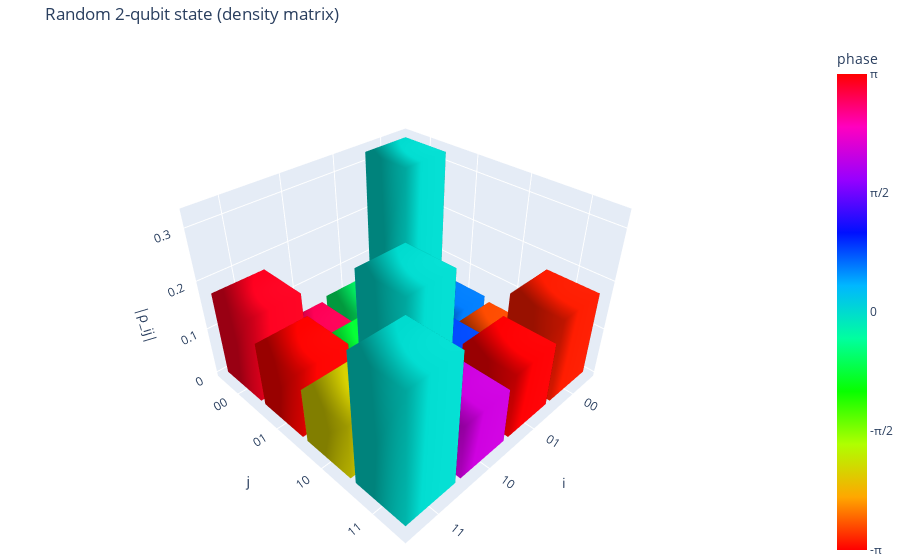

Here is the notebook cell this chart was saved with:
### Markdown cell above
### Visualization helpers
Use the histogram helper below to inspect reconstructed density matrices. Include screenshots or exported HTML for a few representative states in your report.

### Code cell
# Demonstration: random 2-qubit density matrix
dim = 4
A = np.random.randn(dim, dim) + 1j * np.random.randn(dim, dim)
rho = A @ A.conj().T
rho = rho / np.trace(rho)  # normalize

labels = ["00", "01", "10", "11"]
plot_density_matrix_histogram(rho, basis_labels=labels, title="Random 2-qubit state (density matrix)")

### Figure 1 — Plotly figure (JSON) as saved in the notebook; plotly's stock layout.template omitted (floating-point values rounded to 4 significant figures)
{"data": [{"cmax": 3.142, "cmin": -3.142, "colorbar": {"ticktext": ["-π", "-π/2", "0", "π/2", "π"], "tickvals": [-3.142, -1.571, 0, 1.571, 3.142], "title": {"text": "phase "}}, "colorscale": [[0, "#ff0000"], [0.1111, "#ffa700"], [0.2222, "#afff00"], [0.3333, "#08ff00"], [0.4444, "#00ff9f"], [0.5556, "#00b7ff"], [0.6667, "#0010ff"], [0.7778, "#9700ff"], [0.8889, "#ff00bf"], [1, "#ff0000"]], "flatshading": false, "hovertemplate": "i=0, j=0<br>|ρ_ij|=0.324<br>arg(ρ_ij)=0<extra></extra>", "i": [0, 0, 4, 4, 0, 0, 1, 1, 2, 2, 3, 3], "intensity": [0, 0, 0, 0, 0, 0, 0, 0], "j": [1, 2, 5, 6, 1, 5, 2, 6, 3, 7, 0, 4], "k": [2, 3, 6, 7, 5, 4, 6, 5, 7, 6, 4, 7], "lighting": {"ambient": 0.6, "diffuse": 0.7}, "opacity": 1, "showscale": true, "type": "mesh3d", "x": [-0.45, 0.45, 0.45, -0.45, -0.45, 0.45, 0.45, -0.45], "y": [-0.45, -0.45, 0.45, 0.45, -0.45, -0.45, 0.45, 0.45], "z": [0, 0, 0, 0, 0.3238, 0.3238, 0.3238, 0.3238]}, {"cmax": 3.142, "cmin": -3.142, "colorscale": [[0, "#ff0000"], [0.1111, "#ffa700"], [0.2222, "#afff00"], [0.3333, "#08ff00"], [0.4444, "#00ff9f"], [0.5556, "#00b7ff"], [0.6667, "#0010ff"], [0.7778, "#9700ff"], [0.8889, "#ff00bf"], [1, "#ff0000"]], "flatshading": false, "hovertemplate": "i=0, j=1<br>|ρ_ij|=0.053<br>arg(ρ_ij)=3/16π<extra></extra>", "i": [0, 0, 4, 4, 0, 0, 1, 1, 2, 2, 3, 3], "intensity": [0.593, 0.593, 0.593, 0.593, 0.593, 0.593, 0.593, 0.593], "j": [1, 2, 5, 6, 1, 5, 2, 6, 3, 7, 0, 4], "k": [2, 3, 6, 7, 5, 4, 6, 5, 7, 6, 4, 7], "lighting": {"ambient": 0.6, "diffuse": 0.7}, "opacity": 1, "showscale": false, "type": "mesh3d", "x": [-0.45, 0.45, 0.45, -0.45, -0.45, 0.45, 0.45, -0.45], "y": [0.55, 0.55, 1.45, 1.45, 0.55, 0.55, 1.45, 1.45], "z": [0, 0, 0, 0, 0.05298, 0.05298, 0.05298, 0.05298]}, {"cmax": 3.142, "cmin": -3.142, "colorscale": [[0, "#ff0000"], [0.1111, "#ffa700"], [0.2222, "#afff00"], [0.3333, "#08ff00"], [0.4444, "#00ff9f"], [0.5556, "#00b7ff"], [0.6667, "#0010ff"], [0.7778, "#9700ff"], [0.8889, "#ff00bf"], [1, "#ff0000"]], "flatshading": false, "hovertemplate": "i=0, j=2<br>|ρ_ij|=0.044<br>arg(ρ_ij)=-9/10π<extra></extra>", "i": [0, 0, 4, 4, 0, 0, 1, 1, 2, 2, 3, 3], "intensity": [-2.821, -2.821, -2.821, -2.821, -2.821, -2.821, -2.821, -2.821], "j": [1, 2, 5, 6, 1, 5, 2, 6, 3, 7, 0, 4], "k": [2, 3, 6, 7, 5, 4, 6, 5, 7, 6, 4, 7], "lighting": {"ambient": 0.6, "diffuse": 0.7}, "opacity": 1, "showscale": false, "type": "mesh3d", "x": [-0.45, 0.45, 0.45, -0.45, -0.45, 0.45, 0.45, -0.45], "y": [1.55, 1.55, 2.45, 2.45, 1.55, 1.55, 2.45, 2.45], "z": [0, 0, 0, 0, 0.04427, 0.04427, 0.04427, 0.04427]}, {"cmax": 3.142, "cmin": -3.142, "colorscale": [[0, "#ff0000"], [0.1111, "#ffa700"], [0.2222, "#afff00"], [0.3333, "#08ff00"], [0.4444, "#00ff9f"], [0.5556, "#00b7ff"], [0.6667, "#0010ff"], [0.7778, "#9700ff"], [0.8889, "#ff00bf"], [1, "#ff0000"]], "flatshading": false, "hovertemplate": "i=0, j=3<br>|ρ_ij|=0.175<br>arg(ρ_ij)=-15/16π<extra></extra>", "i": [0, 0, 4, 4, 0, 0, 1, 1, 2, 2, 3, 3], "intensity": [-3.015, -3.015, -3.015, -3.015, -3.015, -3.015, -3.015, -3.015], "j": [1, 2, 5, 6, 1, 5, 2, 6, 3, 7, 0, 4], "k": [2, 3, 6, 7, 5, 4, 6, 5, 7, 6, 4, 7], "lighting": {"ambient": 0.6, "diffuse": 0.7}, "opacity": 1, "showscale": false, "type": "mesh3d", "x": [-0.45, 0.45, 0.45, -0.45, -0.45, 0.45, 0.45, -0.45], "y": [2.55, 2.55, 3.45, 3.45, 2.55, 2.55, 3.45, 3.45], "z": [0, 0, 0, 0, 0.1753, 0.1753, 0.1753, 0.1753]}, {"cmax": 3.142, "cmin": -3.142, "colorscale": [[0, "#ff0000"], [0.1111, "#ffa700"], [0.2222, "#afff00"], [0.3333, "#08ff00"], [0.4444, "#00ff9f"], [0.5556, "#00b7ff"], [0.6667, "#0010ff"], [0.7778, "#9700ff"], [0.8889, "#ff00bf"], [1, "#ff0000"]], "flatshading": false, "hovertemplate": "i=1, j=0<br>|ρ_ij|=0.053<br>arg(ρ_ij)=-3/16π<extra></extra>", "i": [0, 0, 4, 4, 0, 0, 1, 1, 2, 2, 3, 3], "intensity": [-0.593, -0.593, -0.593, -0.593, -0.593, -0.593, -0.593, -0.593], "j": [1, 2, 5, 6, 1, 5, 2, 6, 3, 7, 0, 4], "k": [2, 3, 6, 7, 5, 4, 6, 5, 7, 6, 4, 7], "lighting": {"ambient": 0.6, "diffuse": 0.7}, "opacity": 1, "showscale": false, "type": "mesh3d", "x": [0.55, 1.45, 1.45, 0.55, 0.55, 1.45, 1.45, 0.55], "y": [-0.45, -0.45, 0.45, 0.45, -0.45, -0.45, 0.45, 0.45], "z": [0, 0, 0, 0, 0.05298, 0.05298, 0.05298, 0.05298]}, {"cmax": 3.142, "cmin": -3.142, "colorscale": [[0, "#ff0000"], [0.1111, "#ffa700"], [0.2222, "#afff00"], [0.3333, "#08ff00"], [0.4444, "#00ff9f"], [0.5556, "#00b7ff"], [0.6667, "#0010ff"], [0.7778, "#9700ff"], [0.8889, "#ff00bf"], [1, "#ff0000"]], "flatshading": false, "hovertemplate": "i=1, j=1<br>|ρ_ij|=0.136<br>arg(ρ_ij)=0<extra></extra>", "i": [0, 0, 4, 4, 0, 0, 1, 1, 2, 2, 3, 3], "intensity": [0, 0, 0, 0, 0, 0, 0, 0], "j": [1, 2, 5, 6, 1, 5, 2, 6, 3, 7, 0, 4], "k": [2, 3, 6, 7, 5, 4, 6, 5, 7, 6, 4, 7], "lighting": {"ambient": 0.6, "diffuse": 0.7}, "opacity": 1, "showscale": false, "type": "mesh3d", "x": [0.55, 1.45, 1.45, 0.55, 0.55, 1.45, 1.45, 0.55], "y": [0.55, 0.55, 1.45, 1.45, 0.55, 0.55, 1.45, 1.45], "z": [0, 0, 0, 0, 0.136, 0.136, 0.136, 0.136]}, {"cmax": 3.142, "cmin": -3.142, "colorscale": [[0, "#ff0000"], [0.1111, "#ffa700"], [0.2222, "#afff00"], [0.3333, "#08ff00"], [0.4444, "#00ff9f"], [0.5556, "#00b7ff"], [0.6667, "#0010ff"], [0.7778, "#9700ff"], [0.8889, "#ff00bf"], [1, "#ff0000"]], "flatshading": false, "hovertemplate": "i=1, j=2<br>|ρ_ij|=0.072<br>arg(ρ_ij)=1/4π<extra></extra>", "i": [0, 0, 4, 4, 0, 0, 1, 1, 2, 2, 3, 3], "intensity": [0.8092, 0.8092, 0.8092, 0.8092, 0.8092, 0.8092, 0.8092, 0.8092], "j": [1, 2, 5, 6, 1, 5, 2, 6, 3, 7, 0, 4], "k": [2, 3, 6, 7, 5, 4, 6, 5, 7, 6, 4, 7], "lighting": {"ambient": 0.6, "diffuse": 0.7}, "opacity": 1, "showscale": false, "type": "mesh3d", "x": [0.55, 1.45, 1.45, 0.55, 0.55, 1.45, 1.45, 0.55], "y": [1.55, 1.55, 2.45, 2.45, 1.55, 1.55, 2.45, 2.45], "z": [0, 0, 0, 0, 0.07154, 0.07154, 0.07154, 0.07154]}, {"cmax": 3.142, "cmin": -3.142, "colorscale": [[0, "#ff0000"], [0.1111, "#ffa700"], [0.2222, "#afff00"], [0.3333, "#08ff00"], [0.4444, "#00ff9f"], [0.5556, "#00b7ff"], [0.6667, "#0010ff"], [0.7778, "#9700ff"], [0.8889, "#ff00bf"], [1, "#ff0000"]], "flatshading": false, "hovertemplate": "i=1, j=3<br>|ρ_ij|=0.134<br>arg(ρ_ij)=π<extra></extra>", "i": [0, 0, 4, 4, 0, 0, 1, 1, 2, 2, 3, 3], "intensity": [3.119, 3.119, 3.119, 3.119, 3.119, 3.119, 3.119, 3.119], "j": [1, 2, 5, 6, 1, 5, 2, 6, 3, 7, 0, 4], "k": [2, 3, 6, 7, 5, 4, 6, 5, 7, 6, 4, 7], "lighting": {"ambient": 0.6, "diffuse": 0.7}, "opacity": 1, "showscale": false, "type": "mesh3d", "x": [0.55, 1.45, 1.45, 0.55, 0.55, 1.45, 1.45, 0.55], "y": [2.55, 2.55, 3.45, 3.45, 2.55, 2.55, 3.45, 3.45], "z": [0, 0, 0, 0, 0.1345, 0.1345, 0.1345, 0.1345]}, {"cmax": 3.142, "cmin": -3.142, "colorscale": [[0, "#ff0000"], [0.1111, "#ffa700"], [0.2222, "#afff00"], [0.3333, "#08ff00"], [0.4444, "#00ff9f"], [0.5556, "#00b7ff"], [0.6667, "#0010ff"], [0.7778, "#9700ff"], [0.8889, "#ff00bf"], [1, "#ff0000"]], "flatshading": false, "hovertemplate": "i=2, j=0<br>|ρ_ij|=0.044<br>arg(ρ_ij)=9/10π<extra></extra>", "i": [0, 0, 4, 4, 0, 0, 1, 1, 2, 2, 3, 3], "intensity": [2.821, 2.821, 2.821, 2.821, 2.821, 2.821, 2.821, 2.821], "j": [1, 2, 5, 6, 1, 5, 2, 6, 3, 7, 0, 4], "k": [2, 3, 6, 7, 5, 4, 6, 5, 7, 6, 4, 7], "lighting": {"ambient": 0.6, "diffuse": 0.7}, "opacity": 1, "showscale": false, "type": "mesh3d", "x": [1.55, 2.45, 2.45, 1.55, 1.55, 2.45, 2.45, 1.55], "y": [-0.45, -0.45, 0.45, 0.45, -0.45, -0.45, 0.45, 0.45], "z": [0, 0, 0, 0, 0.04427, 0.04427, 0.04427, 0.04427]}, {"cmax": 3.142, "cmin": -3.142, "colorscale": [[0, "#ff0000"], [0.1111, "#ffa700"], [0.2222, "#afff00"], [0.3333, "#08ff00"], [0.4444, "#00ff9f"], [0.5556, "#00b7ff"], [0.6667, "#0010ff"], [0.7778, "#9700ff"], [0.8889, "#ff00bf"], [1, "#ff0000"]], "flatshading": false, "hovertemplate": "i=2, j=1<br>|ρ_ij|=0.072<br>arg(ρ_ij)=-1/4π<extra></extra>", "i": [0, 0, 4, 4, 0, 0, 1, 1, 2, 2, 3, 3], "intensity": [-0.8092, -0.8092, -0.8092, -0.8092, -0.8092, -0.8092, -0.8092, -0.8092], "j": [1, 2, 5, 6, 1, 5, 2, 6, 3, 7, 0, 4], "k": [2, 3, 6, 7, 5, 4, 6, 5, 7, 6, 4, 7], "lighting": {"ambient": 0.6, "diffuse": 0.7}, "opacity": 1, "showscale": false, "type": "mesh3d", "x": [1.55, 2.45, 2.45, 1.55, 1.55, 2.45, 2.45, 1.55], "y": [0.55, 0.55, 1.45, 1.45, 0.55, 0.55, 1.45, 1.45], "z": [0, 0, 0, 0, 0.07154, 0.07154, 0.07154, 0.07154]}, {"cmax": 3.142, "cmin": -3.142, "colorscale": [[0, "#ff0000"], [0.1111, "#ffa700"], [0.2222, "#afff00"], [0.3333, "#08ff00"], [0.4444, "#00ff9f"], [0.5556, "#00b7ff"], [0.6667, "#0010ff"], [0.7778, "#9700ff"], [0.8889, "#ff00bf"], [1, "#ff0000"]], "flatshading": false, "hovertemplate": "i=2, j=2<br>|ρ_ij|=0.279<br>arg(ρ_ij)=0<extra></extra>", "i": [0, 0, 4, 4, 0, 0, 1, 1, 2, 2, 3, 3], "intensity": [0, 0, 0, 0, 0, 0, 0, 0], "j": [1, 2, 5, 6, 1, 5, 2, 6, 3, 7, 0, 4], "k": [2, 3, 6, 7, 5, 4, 6, 5, 7, 6, 4, 7], "lighting": {"ambient": 0.6, "diffuse": 0.7}, "opacity": 1, "showscale": false, "type": "mesh3d", "x": [1.55, 2.45, 2.45, 1.55, 1.55, 2.45, 2.45, 1.55], "y": [1.55, 1.55, 2.45, 2.45, 1.55, 1.55, 2.45, 2.45], "z": [0, 0, 0, 0, 0.2788, 0.2788, 0.2788, 0.2788]}, {"cmax": 3.142, "cmin": -3.142, "colorscale": [[0, "#ff0000"], [0.1111, "#ffa700"], [0.2222, "#afff00"], [0.3333, "#08ff00"], [0.4444, "#00ff9f"], [0.5556, "#00b7ff"], [0.6667, "#0010ff"], [0.7778, "#9700ff"], [0.8889, "#ff00bf"], [1, "#ff0000"]], "flatshading": false, "hovertemplate": "i=2, j=3<br>|ρ_ij|=0.113<br>arg(ρ_ij)=2/3π<extra></extra>", "i": [0, 0, 4, 4, 0, 0, 1, 1, 2, 2, 3, 3], "intensity": [2.096, 2.096, 2.096, 2.096, 2.096, 2.096, 2.096, 2.096], "j": [1, 2, 5, 6, 1, 5, 2, 6, 3, 7, 0, 4], "k": [2, 3, 6, 7, 5, 4, 6, 5, 7, 6, 4, 7], "lighting": {"ambient": 0.6, "diffuse": 0.7}, "opacity": 1, "showscale": false, "type": "mesh3d", "x": [1.55, 2.45, 2.45, 1.55, 1.55, 2.45, 2.45, 1.55], "y": [2.55, 2.55, 3.45, 3.45, 2.55, 2.55, 3.45, 3.45], "z": [0, 0, 0, 0, 0.1127, 0.1127, 0.1127, 0.1127]}, {"cmax": 3.142, "cmin": -3.142, "colorscale": [[0, "#ff0000"], [0.1111, "#ffa700"], [0.2222, "#afff00"], [0.3333, "#08ff00"], [0.4444, "#00ff9f"], [0.5556, "#00b7ff"], [0.6667, "#0010ff"], [0.7778, "#9700ff"], [0.8889, "#ff00bf"], [1, "#ff0000"]], "flatshading": false, "hovertemplate": "i=3, j=0<br>|ρ_ij|=0.175<br>arg(ρ_ij)=15/16π<extra></extra>", "i": [0, 0, 4, 4, 0, 0, 1, 1, 2, 2, 3, 3], "intensity": [3.015, 3.015, 3.015, 3.015, 3.015, 3.015, 3.015, 3.015], "j": [1, 2, 5, 6, 1, 5, 2, 6, 3, 7, 0, 4], "k": [2, 3, 6, 7, 5, 4, 6, 5, 7, 6, 4, 7], "lighting": {"ambient": 0.6, "diffuse": 0.7}, "opacity": 1, "showscale": false, "type": "mesh3d", "x": [2.55, 3.45, 3.45, 2.55, 2.55, 3.45, 3.45, 2.55], "y": [-0.45, -0.45, 0.45, 0.45, -0.45, -0.45, 0.45, 0.45], "z": [0, 0, 0, 0, 0.1753, 0.1753, 0.1753, 0.1753]}, {"cmax": 3.142, "cmin": -3.142, "colorscale": [[0, "#ff0000"], [0.1111, "#ffa700"], [0.2222, "#afff00"], [0.3333, "#08ff00"], [0.4444, "#00ff9f"], [0.5556, "#00b7ff"], [0.6667, "#0010ff"], [0.7778, "#9700ff"], [0.8889, "#ff00bf"], [1, "#ff0000"]], "flatshading": false, "hovertemplate": "i=3, j=1<br>|ρ_ij|=0.134<br>arg(ρ_ij)=-π<extra></extra>", "i": [0, 0, 4, 4, 0, 0, 1, 1, 2, 2, 3, 3], "intensity": [-3.119, -3.119, -3.119, -3.119, -3.119, -3.119, -3.119, -3.119], "j": [1, 2, 5, 6, 1, 5, 2, 6, 3, 7, 0, 4], "k": [2, 3, 6, 7, 5, 4, 6, 5, 7, 6, 4, 7], "lighting": {"ambient": 0.6, "diffuse": 0.7}, "opacity": 1, "showscale": false, "type": "mesh3d", "x": [2.55, 3.45, 3.45, 2.55, 2.55, 3.45, 3.45, 2.55], "y": [0.55, 0.55, 1.45, 1.45, 0.55, 0.55, 1.45, 1.45], "z": [0, 0, 0, 0, 0.1345, 0.1345, 0.1345, 0.1345]}, {"cmax": 3.142, "cmin": -3.142, "colorscale": [[0, "#ff0000"], [0.1111, "#ffa700"], [0.2222, "#afff00"], [0.3333, "#08ff00"], [0.4444, "#00ff9f"], [0.5556, "#00b7ff"], [0.6667, "#0010ff"], [0.7778, "#9700ff"], [0.8889, "#ff00bf"], [1, "#ff0000"]], "flatshading": false, "hovertemplate": "i=3, j=2<br>|ρ_ij|=0.113<br>arg(ρ_ij)=-2/3π<extra></extra>", "i": [0, 0, 4, 4, 0, 0, 1, 1, 2, 2, 3, 3], "intensity": [-2.096, -2.096, -2.096, -2.096, -2.096, -2.096, -2.096, -2.096], "j": [1, 2, 5, 6, 1, 5, 2, 6, 3, 7, 0, 4], "k": [2, 3, 6, 7, 5, 4, 6, 5, 7, 6, 4, 7], "lighting": {"ambient": 0.6, "diffuse": 0.7}, "opacity": 1, "showscale": false, "type": "mesh3d", "x": [2.55, 3.45, 3.45, 2.55, 2.55, 3.45, 3.45, 2.55], "y": [1.55, 1.55, 2.45, 2.45, 1.55, 1.55, 2.45, 2.45], "z": [0, 0, 0, 0, 0.1127, 0.1127, 0.1127, 0.1127]}, {"cmax": 3.142, "cmin": -3.142, "colorscale": [[0, "#ff0000"], [0.1111, "#ffa700"], [0.2222, "#afff00"], [0.3333, "#08ff00"], [0.4444, "#00ff9f"], [0.5556, "#00b7ff"], [0.6667, "#0010ff"], [0.7778, "#9700ff"], [0.8889, "#ff00bf"], [1, "#ff0000"]], "flatshading": false, "hovertemplate": "i=3, j=3<br>|ρ_ij|=0.261<br>arg(ρ_ij)=0<extra></extra>", "i": [0, 0, 4, 4, 0, 0, 1, 1, 2, 2, 3, 3], "intensity": [0, 0, 0, 0, 0, 0, 0, 0], "j": [1, 2, 5, 6, 1, 5, 2, 6, 3, 7, 0, 4], "k": [2, 3, 6, 7, 5, 4, 6, 5, 7, 6, 4, 7], "lighting": {"ambient": 0.6, "diffuse": 0.7}, "opacity": 1, "showscale": false, "type": "mesh3d", "x": [2.55, 3.45, 3.45, 2.55, 2.55, 3.45, 3.45, 2.55], "y": [2.55, 2.55, 3.45, 3.45, 2.55, 2.55, 3.45, 3.45], "z": [0, 0, 0, 0, 0.2614, 0.2614, 0.2614, 0.2614]}], "layout": {"margin": {"b": 0, "l": 0, "r": 0, "t": 40}, "scene": {"aspectratio": {"x": 1, "y": 1, "z": 0.7}, "xaxis": {"tickmode": "array", "ticktext": ["00", "01", "10", "11"], "tickvals": [0, 1, 2, 3], "title": {"text": "i"}}, "yaxis": {"tickmode": "array", "ticktext": ["00", "01", "10", "11"], "tickvals": [0, 1, 2, 3], "title": {"text": "j"}}, "zaxis": {"title": {"text": "|ρ_ij|"}}}, "title": {"text": "Random 2-qubit state (density matrix)"}}}
